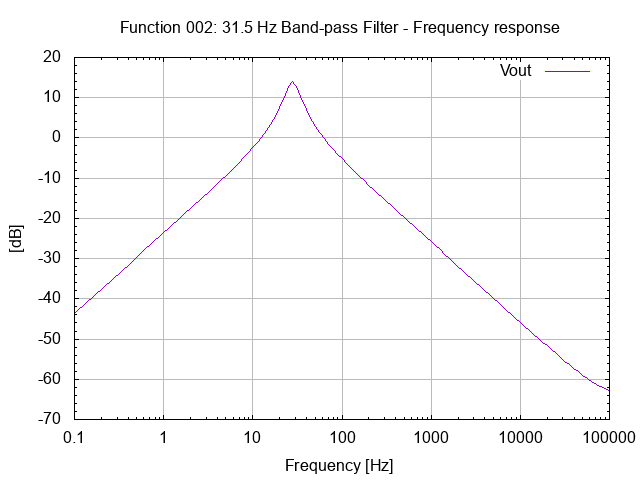

Here is the gnuplot script that generated this plot:
# setup terminal
set term png

# setup graph
set output "26.002.00.00.01.png"
set title "Function 002: 31.5 Hz Band-pass Filter - Frequency response"

# setup Y-axis
set grid ytics lt 1 lw 1 lc rgb "#bbbbbb"
set mytics
set ylabel "[dB]"

#setup X-axis
set logscale x 10
set grid xtics lt 1 lw 1 lc rgb "#bbbbbb"
set xlabel "Frequency [Hz]"

# setup plot style
set style data lines
plot '26.002.00.00.01.dat' using 1:2 title "Vout"

# set output back to default
set output

# reset terminal type
set terminal pop
